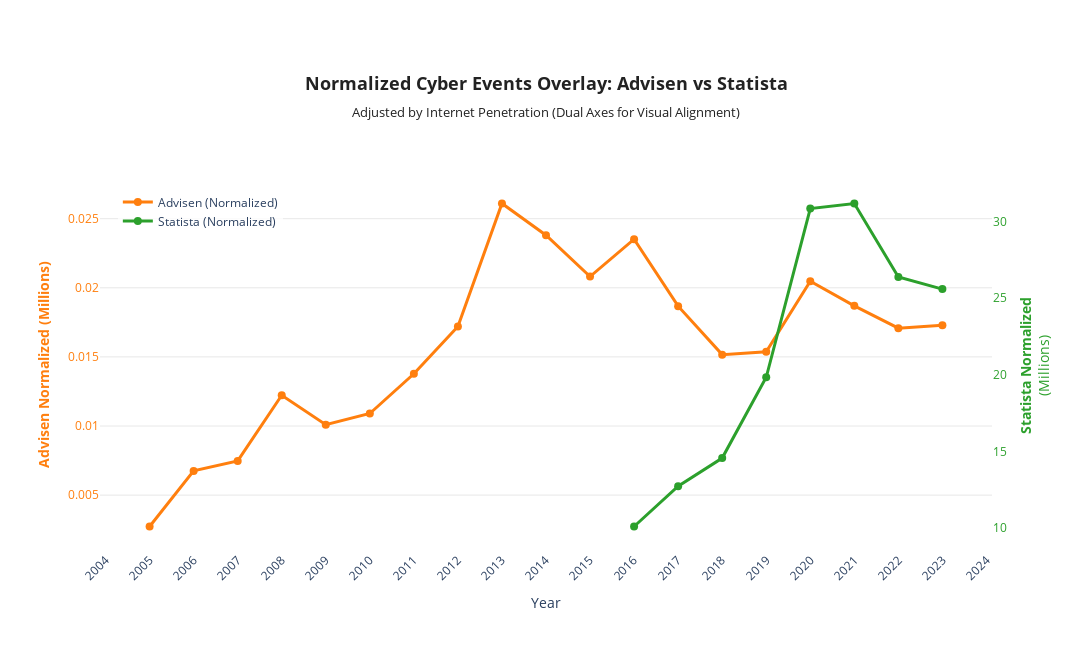

The code cell stored with this chart in its notebook:
### Code cell
# Create overlay figure: Advisen and Statista Normalized Events comparison with dual axes
print("\n" + "="*70)
print("NORMALIZED INCIDENTS OVERLAY: Advisen vs Statista")
print("="*70)

fig_analysis = go.Figure()

# Add Advisen Normalized events (orange) - left axis
fig_analysis.add_trace(go.Scatter(
    x=df_advisens_with_internet['Year'],
    y=df_advisens_with_internet['Events_Normalized'],
    mode='lines+markers',
    name='Advisen (Normalized)',
    line=dict(color='#ff7f0e', width=3),
    marker=dict(size=8),
    yaxis='y1',
    hovertemplate='<b>Year: %{x}</b><br>Advisen Normalized: %{y:,.2f}<extra></extra>'
))

# Add Statista Normalized events (green) - right axis
fig_analysis.add_trace(go.Scatter(
    x=df_statista_with_internet['Year'],
    y=df_statista_with_internet['Events_Normalized'],
    mode='lines+markers',
    name='Statista (Normalized)',
    line=dict(color='#2ca02c', width=3),
    marker=dict(size=8),
    yaxis='y2',
    hovertemplate='<b>Year: %{x}</b><br>Statista Normalized: %{y:,.2f}<extra></extra>'
))

fig_analysis.update_layout(
    title={
        'text': '<b>Normalized Cyber Events Overlay: Advisen vs Statista</b><br><sub>Adjusted by Internet Penetration (Dual Axes for Visual Alignment)</sub>',
        'x': 0.5,
        'xanchor': 'center',
        'font': {'size': 18, 'color': '#222222'}
    },
    xaxis=dict(
        title='Year',
        dtick=1,
        tickangle=-45
    ),
    yaxis=dict(
        title='<b>Advisen Normalized (Millions)</b>',
        title_font=dict(color='#ff7f0e'),
        tickfont=dict(color='#ff7f0e'),
        showgrid=True,
        gridwidth=1,
        gridcolor='#e8e8e8'
    ),
    yaxis2=dict(
        title='<b>Statista Normalized</b><br>(Millions)',
        title_font=dict(color='#2ca02c'),
        tickfont=dict(color='#2ca02c'),
        overlaying='y',
        side='right'
    ),
    width=1200,
    height=650,
    hovermode='x unified',
    plot_bgcolor='#ffffff',
    paper_bgcolor='#ffffff',
    margin=dict(l=100, r=100, t=180, b=100),
    legend=dict(x=0.02, y=0.98, bgcolor='rgba(255,255,255,0.8)')
)

fig_analysis.write_html(output_dir / '03_normalized_advisens_statista_overlay.html')
fig_analysis.write_image(output_dir / '03_normalized_advisens_statista_overlay.png', width=1200, height=650)

print("\n✓ Chart saved: ./outputs/03_normalized_advisens_statista_overlay.html")
print("✓ Chart saved: ./outputs/03_normalized_advisens_statista_overlay.png")

fig_analysis.show()

### Figure 1 — Plotly figure (JSON) as saved in the notebook; plotly's stock layout.template omitted (floating-point values rounded to 4 significant figures)
{"data": [{"hovertemplate": "<b>Year: %{x}</b><br>Advisen Normalized: %{y:,.2f}<extra></extra>", "line": {"color": "#ff7f0e", "width": 3}, "marker": {"size": 8}, "mode": "lines+markers", "name": "Advisen (Normalized)", "type": "scatter", "x": [2005, 2006, 2007, 2008, 2009, 2010, 2011, 2012, 2013, 2014, 2015, 2016, 2017, 2018, 2019, 2020, 2021, 2022, 2023], "y": [0.00273, 0.006752, 0.007474, 0.01222, 0.0101, 0.0109, 0.01378, 0.0172, 0.0261, 0.02381, 0.02081, 0.02352, 0.01867, 0.01516, 0.01537, 0.02048, 0.0187, 0.01708, 0.01728], "yaxis": "y"}, {"hovertemplate": "<b>Year: %{x}</b><br>Statista Normalized: %{y:,.2f}<extra></extra>", "line": {"color": "#2ca02c", "width": 3}, "marker": {"size": 8}, "mode": "lines+markers", "name": "Statista (Normalized)", "type": "scatter", "x": [2016, 2017, 2018, 2019, 2020, 2021, 2022, 2023], "y": [10.09, 12.72, 14.56, 19.83, 30.84, 31.17, 26.37, 25.58], "yaxis": "y2"}], "layout": {"height": 650, "hovermode": "x unified", "legend": {"bgcolor": "rgba(255,255,255,0.8)", "x": 0.02, "y": 0.98}, "margin": {"b": 100, "l": 100, "r": 100, "t": 180}, "paper_bgcolor": "#ffffff", "plot_bgcolor": "#ffffff", "title": {"font": {"color": "#222222", "size": 18}, "text": "<b>Normalized Cyber Events Overlay: Advisen vs Statista</b><br><sub>Adjusted by Internet Penetration (Dual Axes for Visual Alignment)</sub>", "x": 0.5, "xanchor": "center"}, "width": 1200, "xaxis": {"dtick": 1, "tickangle": -45, "title": {"text": "Year"}}, "yaxis": {"gridcolor": "#e8e8e8", "gridwidth": 1, "showgrid": true, "tickfont": {"color": "#ff7f0e"}, "title": {"font": {"color": "#ff7f0e"}, "text": "<b>Advisen Normalized (Millions)</b>"}}, "yaxis2": {"overlaying": "y", "side": "right", "tickfont": {"color": "#2ca02c"}, "title": {"font": {"color": "#2ca02c"}, "text": "<b>Statista Normalized</b><br>(Millions)"}}}}
